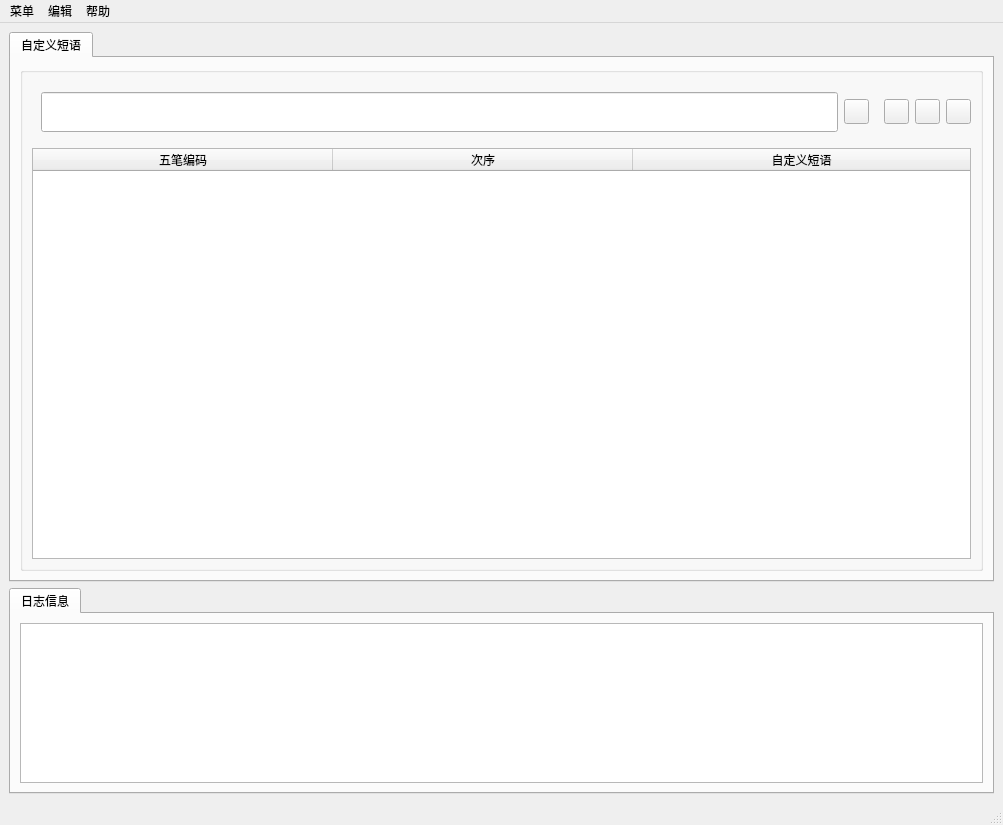
<?xml version="1.0" encoding="UTF-8"?>
<ui version="4.0">
 <class>MainWindow</class>
 <widget class="QMainWindow" name="MainWindow">
  <property name="geometry">
   <rect>
    <x>0</x>
    <y>0</y>
    <width>1003</width>
    <height>825</height>
   </rect>
  </property>
  <property name="minimumSize">
   <size>
    <width>1000</width>
    <height>700</height>
   </size>
  </property>
  <property name="windowTitle">
   <string>MainWindow</string>
  </property>
  <widget class="QWidget" name="centralwidget">
   <layout class="QVBoxLayout" name="verticalLayout_11" stretch="8,3">
    <item>
     <layout class="QVBoxLayout" name="averticalLayout" stretch="10">
      <item>
       <widget class="QTabWidget" name="tabPathWidget_2">
        <property name="currentIndex">
         <number>0</number>
        </property>
        <widget class="QWidget" name="tab_3">
         <attribute name="title">
          <string>自定义短语</string>
         </attribute>
         <layout class="QVBoxLayout" name="verticalLayout_2">
          <item>
           <widget class="QGroupBox" name="listWgt_4">
            <property name="sizePolicy">
             <sizepolicy hsizetype="Expanding" vsizetype="Expanding">
              <horstretch>0</horstretch>
              <verstretch>0</verstretch>
             </sizepolicy>
            </property>
            <property name="minimumSize">
             <size>
              <width>0</width>
              <height>0</height>
             </size>
            </property>
            <property name="maximumSize">
             <size>
              <width>16777215</width>
              <height>16777215</height>
             </size>
            </property>
            <property name="title">
             <string/>
            </property>
            <layout class="QVBoxLayout" name="verticalLayout">
             <item>
              <layout class="QHBoxLayout" name="horizontalLayout">
               <item>
                <widget class="QWidget" name="listPbnWgt_4" native="true">
                 <property name="sizePolicy">
                  <sizepolicy hsizetype="Preferred" vsizetype="Preferred">
                   <horstretch>0</horstretch>
                   <verstretch>0</verstretch>
                  </sizepolicy>
                 </property>
                 <property name="minimumSize">
                  <size>
                   <width>0</width>
                   <height>60</height>
                  </size>
                 </property>
                 <property name="maximumSize">
                  <size>
                   <width>16777215</width>
                   <height>60</height>
                  </size>
                 </property>
                 <layout class="QHBoxLayout" name="horizontalLayout_2">
                  <item>
                   <widget class="QLineEdit" name="SearchLineEditor">
                    <property name="minimumSize">
                     <size>
                      <width>0</width>
                      <height>40</height>
                     </size>
                    </property>
                   </widget>
                  </item>
                  <item>
                   <widget class="QPushButton" name="searchPbn">
                    <property name="sizePolicy">
                     <sizepolicy hsizetype="Preferred" vsizetype="Preferred">
                      <horstretch>0</horstretch>
                      <verstretch>0</verstretch>
                     </sizepolicy>
                    </property>
                    <property name="minimumSize">
                     <size>
                      <width>25</width>
                      <height>25</height>
                     </size>
                    </property>
                    <property name="maximumSize">
                     <size>
                      <width>25</width>
                      <height>25</height>
                     </size>
                    </property>
                    <property name="text">
                     <string/>
                    </property>
                   </widget>
                  </item>
                 </layout>
                </widget>
               </item>
               <item>
                <widget class="QPushButton" name="mergeWordPbn">
                 <property name="sizePolicy">
                  <sizepolicy hsizetype="Preferred" vsizetype="Preferred">
                   <horstretch>0</horstretch>
                   <verstretch>0</verstretch>
                  </sizepolicy>
                 </property>
                 <property name="minimumSize">
                  <size>
                   <width>25</width>
                   <height>25</height>
                  </size>
                 </property>
                 <property name="maximumSize">
                  <size>
                   <width>25</width>
                   <height>25</height>
                  </size>
                 </property>
                 <property name="text">
                  <string/>
                 </property>
                </widget>
               </item>
               <item>
                <widget class="QPushButton" name="addWordPbn">
                 <property name="sizePolicy">
                  <sizepolicy hsizetype="Preferred" vsizetype="Preferred">
                   <horstretch>0</horstretch>
                   <verstretch>0</verstretch>
                  </sizepolicy>
                 </property>
                 <property name="minimumSize">
                  <size>
                   <width>25</width>
                   <height>25</height>
                  </size>
                 </property>
                 <property name="maximumSize">
                  <size>
                   <width>25</width>
                   <height>25</height>
                  </size>
                 </property>
                 <property name="text">
                  <string/>
                 </property>
                </widget>
               </item>
               <item>
                <widget class="QPushButton" name="delWordPbn">
                 <property name="sizePolicy">
                  <sizepolicy hsizetype="Preferred" vsizetype="Preferred">
                   <horstretch>0</horstretch>
                   <verstretch>0</verstretch>
                  </sizepolicy>
                 </property>
                 <property name="minimumSize">
                  <size>
                   <width>25</width>
                   <height>25</height>
                  </size>
                 </property>
                 <property name="maximumSize">
                  <size>
                   <width>25</width>
                   <height>25</height>
                  </size>
                 </property>
                 <property name="text">
                  <string/>
                 </property>
                </widget>
               </item>
              </layout>
             </item>
             <item>
              <widget class="QTableWidget" name="wordList">
               <property name="sizePolicy">
                <sizepolicy hsizetype="Preferred" vsizetype="Expanding">
                 <horstretch>0</horstretch>
                 <verstretch>0</verstretch>
                </sizepolicy>
               </property>
               <property name="minimumSize">
                <size>
                 <width>0</width>
                 <height>0</height>
                </size>
               </property>
               <property name="selectionBehavior">
                <enum>QAbstractItemView::SelectionBehavior::SelectRows</enum>
               </property>
               <attribute name="horizontalHeaderVisible">
                <bool>true</bool>
               </attribute>
               <attribute name="horizontalHeaderMinimumSectionSize">
                <number>50</number>
               </attribute>
               <attribute name="horizontalHeaderDefaultSectionSize">
                <number>300</number>
               </attribute>
               <attribute name="horizontalHeaderStretchLastSection">
                <bool>true</bool>
               </attribute>
               <attribute name="verticalHeaderVisible">
                <bool>false</bool>
               </attribute>
               <column>
                <property name="text">
                 <string>五笔编码</string>
                </property>
               </column>
               <column>
                <property name="text">
                 <string>次序</string>
                </property>
               </column>
               <column>
                <property name="text">
                 <string>自定义短语</string>
                </property>
               </column>
              </widget>
             </item>
            </layout>
           </widget>
          </item>
         </layout>
        </widget>
       </widget>
      </item>
     </layout>
    </item>
    <item>
     <widget class="QTabWidget" name="btabWgt">
      <property name="currentIndex">
       <number>0</number>
      </property>
      <widget class="QWidget" name="logWgt">
       <attribute name="title">
        <string>日志信息</string>
       </attribute>
       <layout class="QVBoxLayout" name="verticalLayout_7">
        <item>
         <widget class="QTextBrowser" name="logText"/>
        </item>
       </layout>
      </widget>
     </widget>
    </item>
   </layout>
  </widget>
  <widget class="QMenuBar" name="menubar">
   <property name="geometry">
    <rect>
     <x>0</x>
     <y>0</y>
     <width>1003</width>
     <height>21</height>
    </rect>
   </property>
   <widget class="QMenu" name="editMenu">
    <property name="title">
     <string>菜单</string>
    </property>
    <addaction name="actionOpen"/>
    <addaction name="actionSave"/>
    <addaction name="actionSaveAs"/>
    <addaction name="actionOpenLocalLib"/>
    <addaction name="actionMergeConf"/>
   </widget>
   <widget class="QMenu" name="helpMenu">
    <property name="title">
     <string>帮助</string>
    </property>
    <addaction name="actionAbout"/>
   </widget>
   <widget class="QMenu" name="menuMenu">
    <property name="title">
     <string>编辑</string>
    </property>
    <addaction name="actionAddWord"/>
    <addaction name="actionDelWord"/>
    <addaction name="actionClearLog"/>
   </widget>
   <addaction name="editMenu"/>
   <addaction name="menuMenu"/>
   <addaction name="helpMenu"/>
  </widget>
  <widget class="QStatusBar" name="statusbar"/>
  <action name="actionAbout">
   <property name="icon">
    <iconset theme="QIcon::ThemeIcon::CallStart"/>
   </property>
   <property name="text">
    <string>关于</string>
   </property>
   <property name="menuRole">
    <enum>QAction::MenuRole::NoRole</enum>
   </property>
  </action>
  <action name="actionOpen">
   <property name="text">
    <string>打开</string>
   </property>
   <property name="shortcut">
    <string>Ctrl+O</string>
   </property>
   <property name="menuRole">
    <enum>QAction::MenuRole::NoRole</enum>
   </property>
  </action>
  <action name="actionSave">
   <property name="text">
    <string>保存</string>
   </property>
   <property name="shortcut">
    <string>Ctrl+S</string>
   </property>
   <property name="menuRole">
    <enum>QAction::MenuRole::NoRole</enum>
   </property>
  </action>
  <action name="actionSaveAs">
   <property name="text">
    <string>另存为...</string>
   </property>
   <property name="menuRole">
    <enum>QAction::MenuRole::NoRole</enum>
   </property>
  </action>
  <action name="actionMergeConf">
   <property name="text">
    <string>合并到本地</string>
   </property>
   <property name="shortcut">
    <string>Ctrl+M</string>
   </property>
   <property name="menuRole">
    <enum>QAction::MenuRole::NoRole</enum>
   </property>
  </action>
  <action name="actionClearLog">
   <property name="text">
    <string>清空日志</string>
   </property>
   <property name="shortcut">
    <string>F5</string>
   </property>
   <property name="menuRole">
    <enum>QAction::MenuRole::NoRole</enum>
   </property>
  </action>
  <action name="actionAddWord">
   <property name="text">
    <string>添加短语</string>
   </property>
   <property name="shortcut">
    <string>Ctrl+I</string>
   </property>
   <property name="menuRole">
    <enum>QAction::MenuRole::NoRole</enum>
   </property>
  </action>
  <action name="actionDelWord">
   <property name="text">
    <string>删除短语</string>
   </property>
   <property name="shortcut">
    <string>Del</string>
   </property>
   <property name="menuRole">
    <enum>QAction::MenuRole::NoRole</enum>
   </property>
  </action>
  <action name="actionOpenLocalLib">
   <property name="text">
    <string>打开本地词库</string>
   </property>
   <property name="menuRole">
    <enum>QAction::MenuRole::NoRole</enum>
   </property>
  </action>
 </widget>
 <resources>
  <include location="img.qrc"/>
 </resources>
 <connections/>
</ui>
